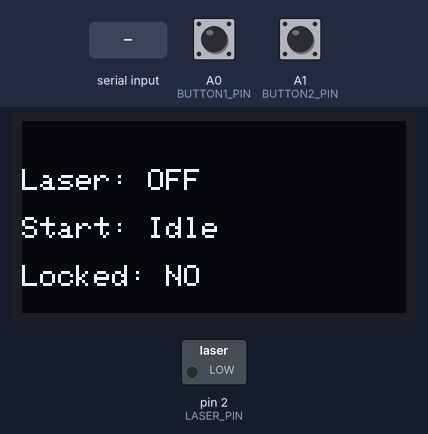
The program below on a simulated Arduino Nano, built with avr-gcc and run on an emulated ATmega328P. On the bench: 128×64 one-colour display, switched loads named in the program (green lamp = pin HIGH). Inputs (shaded band) come from the test bench; at power-on: A0 (BUTTON1_PIN) HIGH, A1 (BUTTON2_PIN) LOW. What the program prints to the serial monitor is not drawn.

Above: at 1.2 s.
1.3 s: "laseron\n" received over Serial
At 2.1 s:
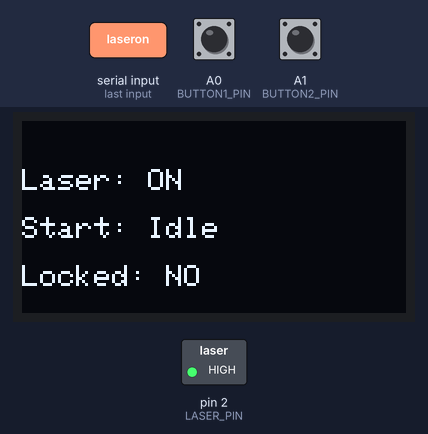
2.8 s: A0 (BUTTON1_PIN) pulled LOW for 0.15 s
At 3.5 s:
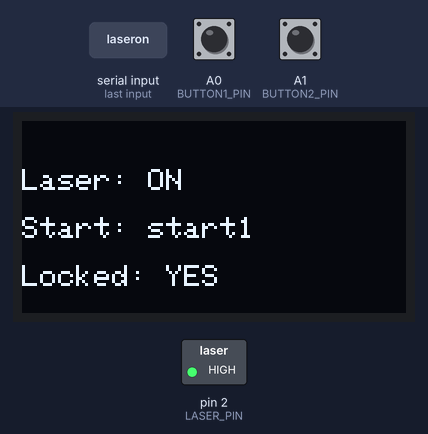
4.4 s: "laseroff\n" received over Serial
At 5.7 s:
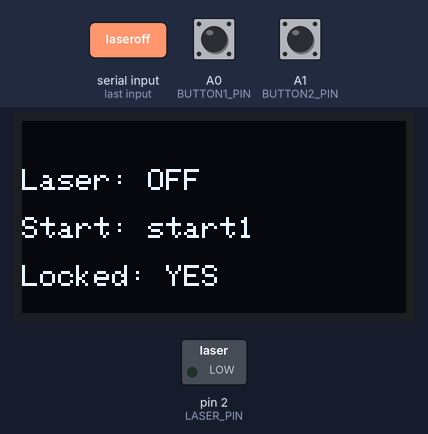
Timing chart, 0 to 7.4 s (numbered marks = the images above; inputs shaded):
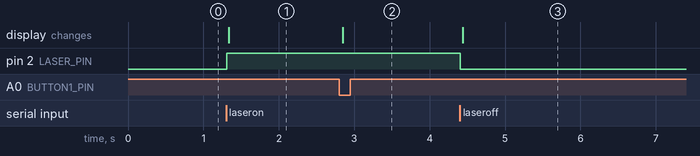

Measured:
- after the input at 1.3 s, pin 2 (LASER_PIN): LOW → HIGH at once; the display: changes at once (image 1)
- after the input at 2.8 s, the display: changes after 0.05 s (image 2)
- after the input at 4.4 s, pin 2 (LASER_PIN): HIGH → LOW at once; the display: changes at once (image 3)

The program:

main.cpp
```cpp
#include <Wire.h>
#include <Adafruit_GFX.h>
#include <Adafruit_SSD1306.h>

// OLED参数
#define SCREEN_WIDTH 128
#define SCREEN_HEIGHT 64
Adafruit_SSD1306 display(SCREEN_WIDTH, SCREEN_HEIGHT, &Wire, -1);

// 引脚定义
#define LASER_PIN 2
#define BUTTON1_PIN A0   // 低电平有效 -> 发送 "start1"
#define BUTTON2_PIN A1   // 高电平有效 -> 发送 "start2"

// 全局变量
bool laserState = false;
int startState = 0;            // 0=Idle, 1=start1已触发, 2=start2已触发
bool locked = false;           // 互锁标志

void setup() {
  pinMode(LASER_PIN, OUTPUT);
  pinMode(BUTTON1_PIN, INPUT); // A0低电平有效
  pinMode(BUTTON2_PIN, INPUT); // A1高电平有效
  digitalWrite(LASER_PIN, LOW);
  Serial.begin(9600);

  // 初始化OLED
  if (!display.begin(SSD1306_SWITCHCAPVCC, 0x3C)) {
    for(;;); // 初始化失败停机
  }
  display.clearDisplay();
  display.setTextSize(1);
  display.setTextColor(SSD1306_WHITE);
}

void loop() {
  // 1. 串口接收命令（激光控制）
  if (Serial.available() > 0) {
    String cmd = Serial.readStringUntil('\n');
    cmd.trim();
    if (cmd.equalsIgnoreCase("laseron")) {
      laserState = true;
      digitalWrite(LASER_PIN, HIGH);
    }
    else if (cmd.equalsIgnoreCase("laseroff")) {
      laserState = false;
      digitalWrite(LASER_PIN, LOW);
    }
  }

  // 2. 按键触发互锁逻辑
  if (!locked) {  // 只有未锁定时才响应
    if (digitalRead(BUTTON1_PIN) == LOW) { // A0低电平有效
      Serial.println("start1");
      startState = 1;
      locked = true; // 锁定，禁止后续触发
    }
    else if (digitalRead(BUTTON2_PIN) == HIGH) { // A1高电平有效
      Serial.println("start2");
      startState = 2;
      locked = true; // 锁定，禁止后续触发
    }
  }

  // 3. OLED刷新显示
  display.clearDisplay();

  display.setCursor(0, 16);
  display.print("Laser: ");
  display.println(laserState ? "ON" : "OFF");

  display.setCursor(0, 32);
  display.print("Start: ");
  if (startState == 1) display.println("start1");
  else if (startState == 2) display.println("start2");
  else display.println("Idle");

  display.setCursor(0, 48);
  display.print("Locked: ");
  display.println(locked ? "YES" : "NO");

  display.display();
}
```
